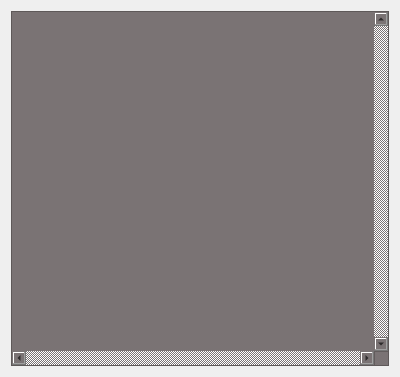
<?xml version="1.0" encoding="UTF-8"?>
<ui version="4.0">
 <class>srcForm</class>
 <widget class="QWidget" name="srcForm">
  <property name="geometry">
   <rect>
    <x>0</x>
    <y>0</y>
    <width>400</width>
    <height>377</height>
   </rect>
  </property>
  <property name="windowTitle">
   <string>Form</string>
  </property>
  <layout class="QGridLayout" name="gridLayout">
   <item row="0" column="0">
    <widget class="QGraphicsView" name="src">
     <property name="sizePolicy">
      <sizepolicy hsizetype="Expanding" vsizetype="Expanding">
       <horstretch>0</horstretch>
       <verstretch>0</verstretch>
      </sizepolicy>
     </property>
     <property name="styleSheet">
      <string notr="true">background-color:rgb(122, 115, 116)</string>
     </property>
     <property name="verticalScrollBarPolicy">
      <enum>Qt::ScrollBarAlwaysOn</enum>
     </property>
     <property name="horizontalScrollBarPolicy">
      <enum>Qt::ScrollBarAlwaysOn</enum>
     </property>
    </widget>
   </item>
  </layout>
 </widget>
 <resources/>
 <connections/>
</ui>
